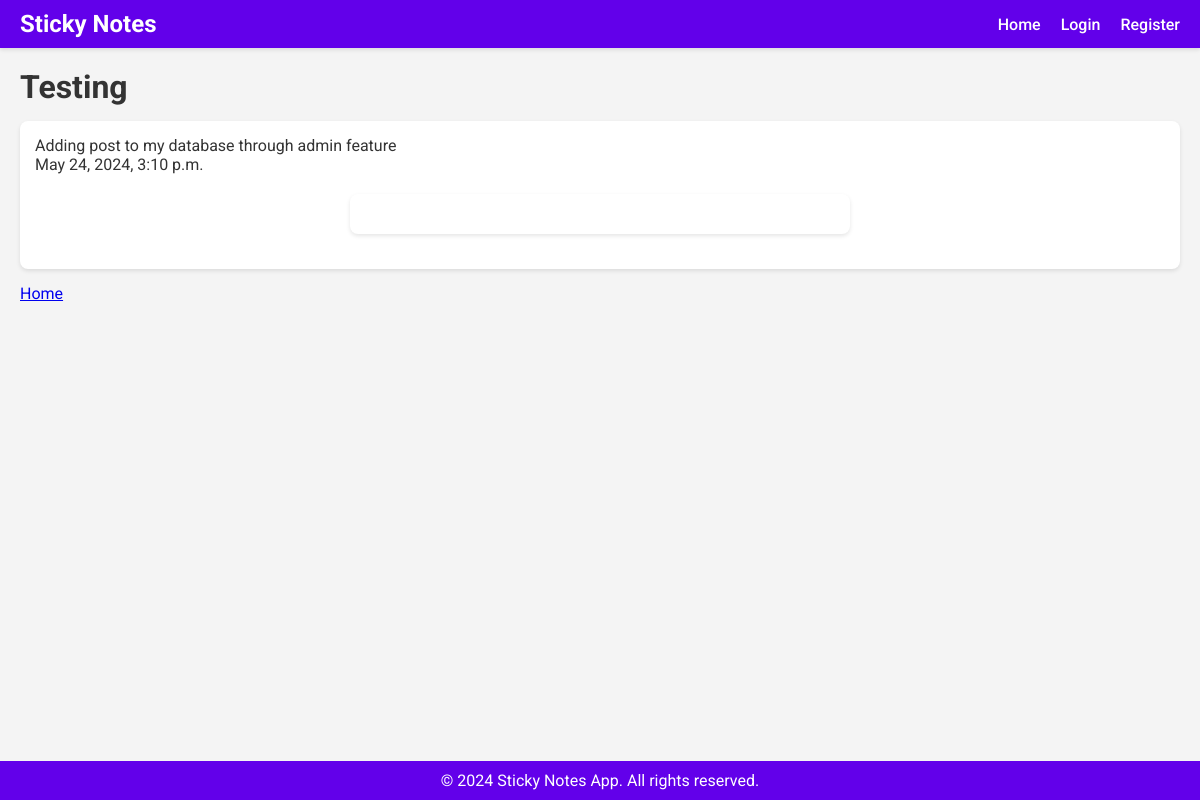
Page /notes/1/ on the earlier database version.
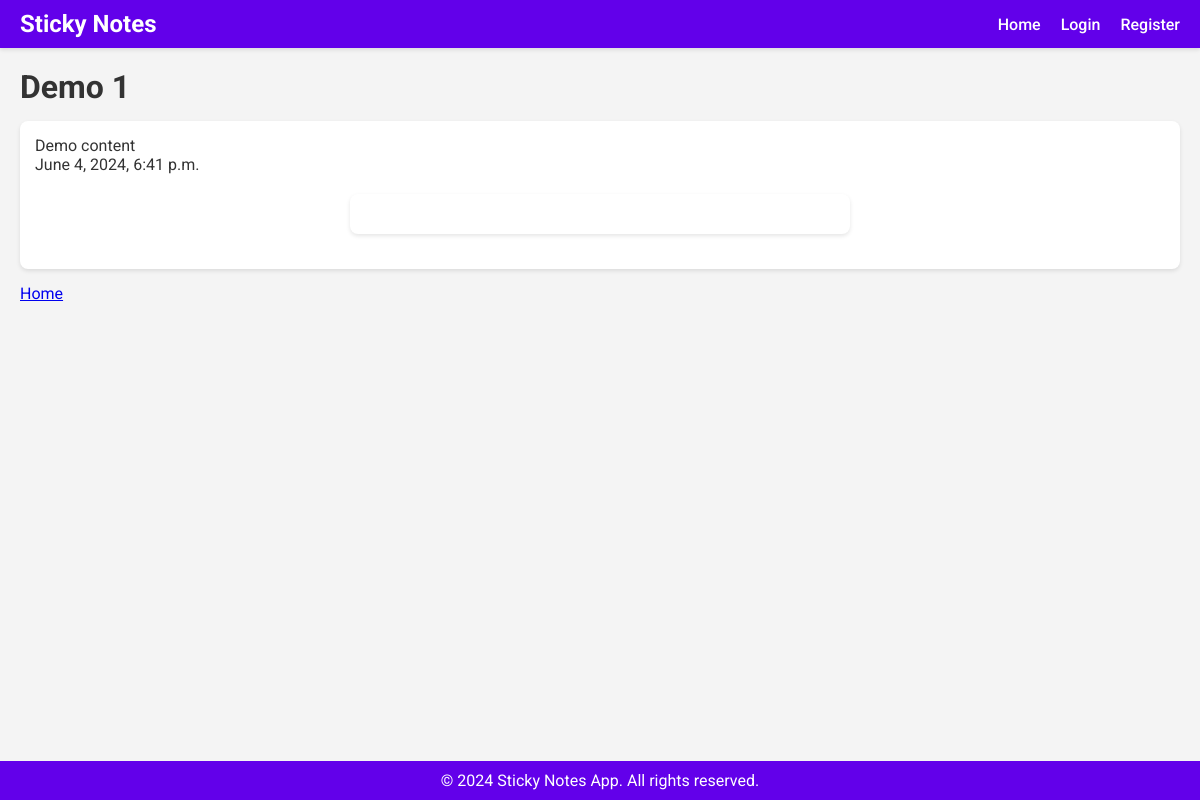
Same page on the later database version.
### sticky_notes_app/models.py (models this page shows, shortened)
class Stick_notes(models.Model):
    title=models.CharField(max_length=255)
    content=models.TextField()
    created_at=models.DateTimeField(auto_now_add=True)

### sticky_notes_app/views.py (the view)
# urls.py: path("notes/<int:pk>/", notes_detail, name="notes_detail"),
def notes_detail(request, pk):
    note = get_object_or_404(Stick_notes, pk=pk)
    context = {
        'note': note
    }
    return render(request, 'notes_detail.html', context)

### sticky_notes_app/templates/notes_detail.html (shortened to what this page needs)
{% extends 'base.html' %}
{% block content %}
<h1>{{ note.title }}</h1>
<div class="note-card">
    <p>{{ note.content }}</p>
    <p>{{ note.created_at }}</p>
    <div class="form-group">
        <form method="post" action="{% url 'notes_delete' pk=note.pk %}">
        </form>
    </div>
</div>
<a href="{% url 'home'%}">Home</a>
{% endblock %}

Differences in the rows shown:
changed Stick_notes: title "Testing" → "Demo 1"; content "Adding post to my database through admin feature" → "Demo content"; created_at "May 24, 2024, 3:10 p.m." → "June 4, 2024, 6:41 p.m."
